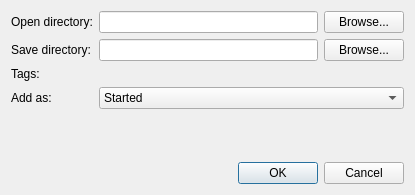
<ui version="4.0" >
 <class>AddMultipleTorrents</class>
 <widget class="QDialog" name="AddMultipleTorrents" >
  <property name="geometry" >
   <rect>
    <x>0</x>
    <y>0</y>
    <width>415</width>
    <height>195</height>
   </rect>
  </property>
  <property name="windowTitle" >
   <string>Add multiple torrents</string>
  </property>
  <property name="windowIcon" >
   <iconset>
    <normaloff>:/resources/images/bittorrent.svg</normaloff>:/resources/images/bittorrent.svg</iconset>
  </property>
  <layout class="QVBoxLayout" >
   <item>
    <layout class="QGridLayout" >
     <item row="0" column="0" >
      <widget class="QLabel" name="label" >
       <property name="text" >
        <string>Open directory:</string>
       </property>
      </widget>
     </item>
     <item row="0" column="1" >
      <layout class="QHBoxLayout" >
       <item>
        <widget class="QLineEdit" name="OpenDirectory_" />
       </item>
       <item>
        <widget class="QPushButton" name="BrowseOpen_" >
         <property name="text" >
          <string>Browse...</string>
         </property>
        </widget>
       </item>
      </layout>
     </item>
     <item row="1" column="0" >
      <widget class="QLabel" name="label_2" >
       <property name="text" >
        <string>Save directory:</string>
       </property>
      </widget>
     </item>
     <item row="1" column="1" >
      <layout class="QHBoxLayout" >
       <item>
        <widget class="QLineEdit" name="SaveDirectory_" />
       </item>
       <item>
        <widget class="QPushButton" name="BrowseSave_" >
         <property name="text" >
          <string>Browse...</string>
         </property>
        </widget>
       </item>
      </layout>
     </item>
     <item row="2" column="0" >
      <widget class="QLabel" name="label_3" >
       <property name="text" >
        <string>Tags:</string>
       </property>
      </widget>
     </item>
     <item row="3" column="0" >
      <widget class="QLabel" name="label_4" >
       <property name="text" >
        <string>Add as:</string>
       </property>
      </widget>
     </item>
     <item row="3" column="1" >
      <widget class="QComboBox" name="AddTypeBox_" >
       <item>
        <property name="text" >
         <string>Started</string>
        </property>
       </item>
       <item>
        <property name="text" >
         <string>Paused</string>
        </property>
       </item>
      </widget>
     </item>
     <item row="2" column="1" >
      <widget class="LeechCraft::Util::TagsLineEdit" native="1" name="TagsEdit_" />
     </item>
    </layout>
   </item>
   <item>
    <spacer>
     <property name="orientation" >
      <enum>Qt::Vertical</enum>
     </property>
     <property name="sizeHint" stdset="0" >
      <size>
       <width>20</width>
       <height>40</height>
      </size>
     </property>
    </spacer>
   </item>
   <item>
    <widget class="QDialogButtonBox" name="buttonBox" >
     <property name="orientation" >
      <enum>Qt::Horizontal</enum>
     </property>
     <property name="standardButtons" >
      <set>QDialogButtonBox::Cancel|QDialogButtonBox::Ok</set>
     </property>
    </widget>
   </item>
  </layout>
 </widget>
 <customwidgets>
  <customwidget>
   <class>LeechCraft::Util::TagsLineEdit</class>
   <extends>QWidget</extends>
   <header location="global" >util/tagslineedit.h</header>
  </customwidget>
 </customwidgets>
 <resources>
  <include location="resources.qrc" />
 </resources>
 <connections>
  <connection>
   <sender>buttonBox</sender>
   <signal>accepted()</signal>
   <receiver>AddMultipleTorrents</receiver>
   <slot>accept()</slot>
   <hints>
    <hint type="sourcelabel" >
     <x>248</x>
     <y>254</y>
    </hint>
    <hint type="destinationlabel" >
     <x>157</x>
     <y>274</y>
    </hint>
   </hints>
  </connection>
  <connection>
   <sender>buttonBox</sender>
   <signal>rejected()</signal>
   <receiver>AddMultipleTorrents</receiver>
   <slot>reject()</slot>
   <hints>
    <hint type="sourcelabel" >
     <x>316</x>
     <y>260</y>
    </hint>
    <hint type="destinationlabel" >
     <x>286</x>
     <y>274</y>
    </hint>
   </hints>
  </connection>
 </connections>
</ui>
